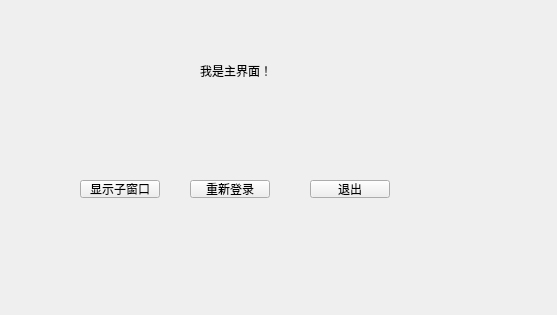
<?xml version="1.0" encoding="UTF-8"?>
<ui version="4.0">
 <class>MyWidget</class>
 <widget class="QWidget" name="MyWidget">
  <property name="geometry">
   <rect>
    <x>0</x>
    <y>0</y>
    <width>557</width>
    <height>315</height>
   </rect>
  </property>
  <property name="windowTitle">
   <string>MyWidget</string>
  </property>
  <widget class="QLabel" name="label">
   <property name="geometry">
    <rect>
     <x>200</x>
     <y>60</y>
     <width>101</width>
     <height>21</height>
    </rect>
   </property>
   <property name="text">
    <string>我是主界面！</string>
   </property>
  </widget>
  <widget class="QPushButton" name="showChildButton">
   <property name="geometry">
    <rect>
     <x>80</x>
     <y>180</y>
     <width>80</width>
     <height>18</height>
    </rect>
   </property>
   <property name="text">
    <string>显示子窗口</string>
   </property>
  </widget>
  <widget class="QPushButton" name="pushButton">
   <property name="geometry">
    <rect>
     <x>190</x>
     <y>180</y>
     <width>80</width>
     <height>18</height>
    </rect>
   </property>
   <property name="text">
    <string>重新登录</string>
   </property>
  </widget>
  <widget class="QPushButton" name="pushButton_2">
   <property name="geometry">
    <rect>
     <x>310</x>
     <y>180</y>
     <width>80</width>
     <height>18</height>
    </rect>
   </property>
   <property name="text">
    <string>退出</string>
   </property>
  </widget>
 </widget>
 <resources/>
 <connections>
  <connection>
   <sender>pushButton_2</sender>
   <signal>clicked()</signal>
   <receiver>MyWidget</receiver>
   <slot>close()</slot>
   <hints>
    <hint type="sourcelabel">
     <x>337</x>
     <y>191</y>
    </hint>
    <hint type="destinationlabel">
     <x>450</x>
     <y>137</y>
    </hint>
   </hints>
  </connection>
 </connections>
</ui>
